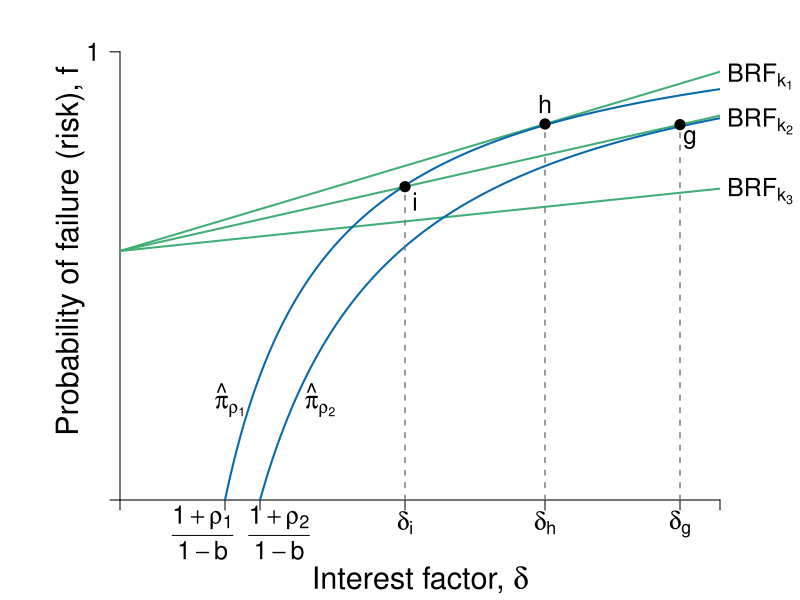

R code for this plot:
#' Graph Designer: Scott Cohn
#' Authors: Bowles and Halliday
#' Title: Coordination, Conflict and Competition: A Text in Microeconomics

library(shape)
pdf(file = "credit/credit_investment_interest_b.pdf", width = 8, height = 6)

#Set parameters for graphics
pointsize <- 1.8
axislabelsize <- 1.8
labelsize <- 1.5
namesize <- 1.8
annotatesize <- 1.5
graphlinewidth <- 2
segmentlinewidth <- 1.5

COL <- c("#7fc97f", "#beaed4", "#fdc086", "#ffff99", "#386cb0", "#f0027f", "#bf5b17", "#666666")
COLA <- c("#e0f3db", "#99d8c9","#66c2a4","#41ae76", "#238b45", "#005824")
COLB <- c("#c6dbef", "#4eb3d3", "#2b8cbe", "#0868ac","#084081")
COLC <- c("#fcfbfd", "#efedf5", "#dadaeb", "#bcbddc", "#9e9ac8", "#807dba", "#6a51a3", "#54278f", "#3f007d")
grays <- gray.colors(25, start = 1, end = 0, alpha = 1)

#Edited the margins to cater for the larger LHS labels
par(mar =  c(5, 6, 0.1, 4))

brfFn <- function(delta, q = 16, k = 1) {
  .5 + (delta / (2 * q)) * (1 - k)
}

PCFn <- function(delta, q = 1) {
  delta/q
}

isoreturnFn <- function(delta, b = 0.5, rho = 0.05) {
  1 - ((1 + rho)/(1 - b))*(1/delta)
}

yFn <- function(d1, f1, q = 1){
  q*f1*(1 - f1) - d1*(1 - f1)
}

ylow <- function(delta, q = 1, ybar = 0.0625){
  (-sqrt(delta^2 - 2*delta*q + q^2 - 4*q*ybar) + delta + q)/(2*q)
}

yhigh <- function(delta, q = 1, ybar = 0.0625){
  (sqrt(delta^2 - 2*delta*q + q^2 - 4*q*ybar) + delta + q)/(2*q)
}

xlims <- c(0, 12)
ylims <- c(0, 1)

npts <- 501 
d1 <- seq(xlims[1], xlims[2], length.out = npts)
f1 <- seq(ylims[1], ylims[2], length.out = npts) 
a <- c(0.0625)

plot(0, 0, xlim = xlims, ylim = ylims, type = "n",
     xlab = expression(paste("")),
     ylab = expression(paste("")), 
     xaxt = "n", 
     yaxt = "n", 
     cex.lab = axislabelsize, 
     bty = "n",
     xaxs = "i", 
     yaxs = "i"
)

deltalvls <- c(5.7, 8.5, 11.2)

ticksy <- c(ylims[1], ylims[2] - 0.1)
ylabels <- c(NA, 1)
ticksx <- c(xlims[1], 2.1, 2.8, deltalvls, xlims[2])
xlabels <- c(NA, expression(paste(frac(1 + rho[1], 1 - b))), expression(paste(frac(1 + rho[2], 1 - b))), expression(paste(delta[i])), expression(paste(delta[h])), expression(paste(delta[g])), NA)


npts <- 503 
xx1 <- seq(xlims[1], xlims[2], length.out = npts)

axis(1, at = ticksx, pos = 0, labels = NA, cex.axis = labelsize)
axis(2, at = ticksy, pos = 0, labels = ylabels, las = 1, cex.axis = labelsize)

equitylevels <- c(0.04, 0.275, 0.666)
#Draw the graphs
lines(xx1, brfFn(xx1, k = equitylevels[1]), col = COLA[4], lwd = graphlinewidth)
lines(xx1, brfFn(xx1, k = equitylevels[2]), col = COLA[4], lwd = graphlinewidth)
lines(xx1, brfFn(xx1, k = equitylevels[3]), col = COLA[4], lwd = graphlinewidth)
lines(xx1, isoreturnFn(xx1, rho = 0.05), col = COLB[4], lwd = graphlinewidth)
lines(xx1, isoreturnFn(xx1, rho = 0.4), col = COLB[4], lwd = graphlinewidth)
#lines(xx1, isoreturnFn(xx1, pi = 0.5), col = COLB[4], lwd = graphlinewidth)


#Axis labels
#mtext(expression(paste("Interest factor, ", delta)), side = 1, line = 3.3, cex = axislabelsize)
text(0.5*(xlims[2]), -0.16, expression(paste("Interest factor, ", delta)), xpd = TRUE, cex = axislabelsize) 
text(-1, 0.5*(ylims[2]), expression(paste("Probability of failure (risk), ", f)), xpd = TRUE, cex = axislabelsize, srt = 90) 

text(x = c(xlims[1], 1.65, 3.18, deltalvls, xlims[2]), 
     par("usr")[3] - 0.01, 
     labels = xlabels, 
     srt = 0, pos = 1, xpd = TRUE, 
     cex = labelsize)

#segments(0.39, -1, 0.39, brfFn(0.39, k = 0.75), lty = 2, col = grays[20] , lwd = segmentlinewidth)
#points(0.39, brfFn(0.39, k = 0.75), pch = 16, col = "black", cex = 1.5)
#text(0.39 + 0.025, brfFn(0.39, k = 0.75) - 0.03, expression(paste(b)), cex = labelsize)

segments(deltalvls[2], 0, deltalvls[2], brfFn(8.5, k = equitylevels[1]), lty = 2, col = grays[20] , lwd = segmentlinewidth)
points(8.5, brfFn(8.5, k = equitylevels[1]), pch = 16, col = "black", cex = 1.5)
text(8.5, brfFn(8.5, k = equitylevels[1]) + 0.04, expression(paste(h)), cex = labelsize)

segments(deltalvls[3], 0, deltalvls[3], brfFn(deltalvls[3], k = equitylevels[2]), lty = 2, col = grays[20] , lwd = segmentlinewidth)
points(11.2, brfFn(11.2, k = equitylevels[2]), pch = 16, col = "black", cex = 1.5)
text(11.2 + 0.2, brfFn(11.2, k = equitylevels[2]) - 0.03, expression(paste(g)), cex = labelsize)


segments(deltalvls[1], 0, deltalvls[1], brfFn(deltalvls[1], k = equitylevels[2]), lty = 2, col = grays[20] , lwd = segmentlinewidth)
points(5.7, brfFn(5.7, k = equitylevels[2]), pch = 16, col = "black", cex = 1.5)
text(5.7 + 0.2, brfFn(5.7, k = equitylevels[2]) - 0.03, expression(paste(i)), cex = labelsize)


# text(1, brfFn(1, k = 0.5) + 0.04, expression(paste(n)), cex = labelsize)

#points(0.59, brfFn(0.59, k = 0.75), pch = 16, col = "black", cex = 1.5)
#text(0.59 + 0.025, brfFn(0.59, k = 0.75) - 0.03, expression(paste(a)), cex = labelsize)

#segments(.7, -1, 0.7, brfFn(delta = 0.7, k = 0.28), lty = 2, col = grays[20] , lwd = segmentlinewidth)
#points(0.7, brfFn(0.7, k = 0.28), pch = 16, col = "black", cex = 1.5)

# ZPC labels
text(2.2, 0.2, expression(paste(hat(pi)[rho[1]]) ), cex = labelsize, xpd = TRUE)
text(4, 0.2, expression(paste(hat(pi)[rho[2]] )), cex = labelsize, xpd = TRUE)

#BRF labels
text(12.8, 0.85, expression(paste(BRF[k[1]]) ), cex = labelsize, xpd = TRUE)
text(12.8, 0.76, expression(paste(BRF[k[2]] )), cex = labelsize, xpd = TRUE)
text(12.8, 0.62, expression(paste(BRF[k[3]] )), cex = labelsize, xpd = TRUE)


# text(1.1, 1.08, expression(paste("BRF of previously excluded")), cex = labelsize, xpd = TRUE)
# text(1.1, 1.02, expression(paste("now marginal borrower")), cex = labelsize, xpd = TRUE)
# Arrows(1.1, 0.98, 1.1, 0.92, col = "black", lty = 1, lwd = 2, arr.type = "triangle", arr.lwd = 0.5)
# 
# text(1.1, 0.5, expression(paste("BRF of")), cex = labelsize)
# text(1.1, 0.44, expression(paste("wealthy borrower")), cex = labelsize)
# Arrows(1.1, 0.53, 1.1, 0.6, col = "black", lty = 1, lwd = 2, arr.type = "triangle", arr.lwd = 0.5)
# 
# 
# text(0.6, 0.91, expression(paste("BRF of previously")), cex = labelsize)
# text(0.6, 0.85, expression(paste("marginal borrower")), cex = labelsize)
# Arrows(0.6, 0.82, 0.6, 0.68, col = "black", lty = 1, lwd = 2, arr.type = "triangle", arr.lwd = 0.5)

#text(0.49, 0.15, expression(paste("Policy")), cex = labelsize)
#text(0.49, 0.09, expression(paste("Change")), cex = labelsize)
#Arrows(7.2, 0.62, 5.8, 0.62, col = "black", lty = 1, lwd = 2, arr.type = "triangle", arr.lwd = 0.5)


dev.off()
